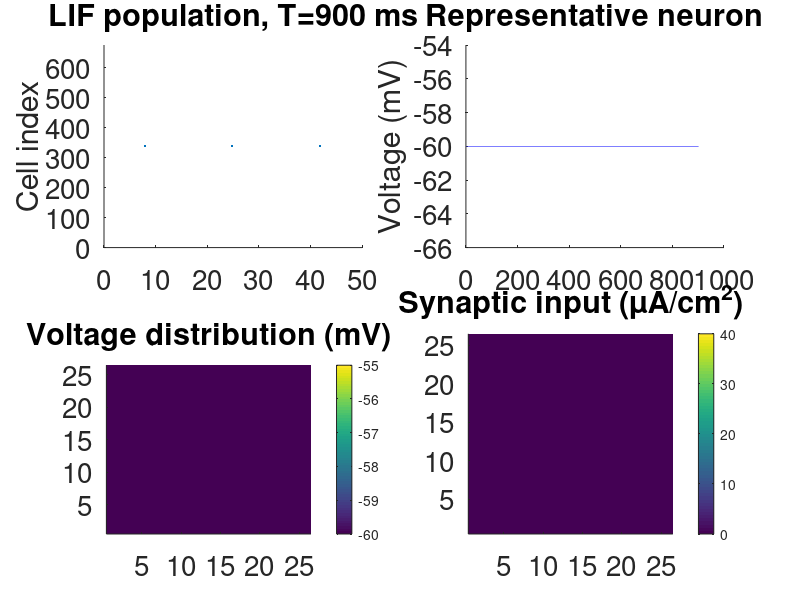

Recreate this plot in MATLAB.
%% INTEGRATION PARAMETERS
clear;       % remove previous varibles
close all;

T=1000;        % total time, mS
dt=0.01;     % time step, ms

%time=(1:1:(T/dt)).*dt;      % TIME VECTOR
Df=1/dt;            % Delta function approximation

Tframe=0;    % movie
dTframe=100; % ms
frame=100;

figure('units','normalized','outerposition',[0 0 0.8 0.8]); % show figure window
%%

%% NETWORK PARAMETERS
N=676;        % Number of neurons
%%

%% CONNECTIVITY
gEE_mean=10;  % mA/cm^2 (current synapses)  # 37
tau_EE=5;      % ms, AMPA 5.4

load('A_676.mat')

S_EE=A*gEE_mean;    % connectivity matrix

% Representative cell
repr=round(N/2);             % number of representative neuron

%%

%% NEURON PARAMETERS
taum=10;        % muF/cm^2
R=1;            % K Ohm
VL=-60;         % mV
Vreset=-60;     % -6
VT=-55;         % mV, threshold for spike
t_ref=10;        % refractory period, ms

%%

%% STIMULATION
IN(1:N)=0;          % mA/cm^2

% stimulated neuron
%stim_1=randperm(N,10);
%stim_1=(350:375);          % (325:375)
%stim_1=datasample(find(sum(A)==1),7);    % pick up receptor neurons
stim_1=339;                % central neuron

stim_2=(320:345);          % critical
stim_3=randperm(N,10);
stim_4=randperm(N,10);

IN(stim_1)=0;        % mA/cm^2
IN(stim_2)=0;        % mA/cm^2
IN(stim_3)=0;        % mA/cm^2
IN(stim_4)=0;        % mA/cm^2

ts1_start=1;         % start of first stimuli
ts1_end=51;          % end of first stimuli

ts2_start=1000;       % start of second stimuli
ts2_end=1100;         % end of second stimuli

ts3_start=500;       % start of third stimuli
ts3_end=520;         % end of third stimuli

ts4_start=750;       % start of third stimuli
ts4_end=770;         % end of third stimuli

%}
%%

%% ICs
%Constant ICs
V(1:N)=VL;   % mV
%V(1:N)=random('Normal',VL,10,1,N);

V_repr=zeros(1); % mV

% SYNAPTIC VARIABLES
I_EE=zeros(N,1);

% FIRINGS
firings=[];           % spike timings
fired=[];             % indexes of spikes fired at t
V_sp=50*ones(N,1);    % vector of times of elements that did not spike

fired_delta(1:N)=0;   % vector of fired delta-function
%%

%% TIME INTEGRATION LOOP
for t=1:1:round(T/dt)

% Stimulation

if t*dt>ts1_start
    if t*dt<ts1_end
       IN(stim_1)=10;
    else
        IN(stim_1)=0;
    end
end

IN_stim(t)=IN(stim_1(1));

%{

if t*dt>ts2_start
   if t*dt<ts2_end
       IN(stim_2)=10;
   else
       IN(stim_2)=0;
   end   
end

%

if t*dt>ts3_start
   if t*dt<ts3_end
       IN(stim_3)=10;
   else
       IN(stim_3)=0;
   end   
end

if t*dt>ts4_start
   if t*dt<ts4_end
       IN(stim_4)=10;
   else
       IN(stim_4)=0;
   end   
end

%}


% Synaptic variable
I_EE=(-I_EE/tau_EE + Df.*sum(S_EE(:,fired),2) )*dt + I_EE;

% Voltage
dVdt=1/taum*(-R.*(V-VL) +IN +I_EE');
V=dVdt*dt + V;


% Representative cell
V_repr(t)=V(repr);
I_repr_ext(t)=IN(repr);
I_repr_EE(t)=I_EE(repr);

if t>1
if V_repr(t)>=VT
    V_repr(t-1)=10;     % add stick to the repr neuron
end
end

% FIRINGS Proccessing
fired=[];
fired=find(V>=VT);
V(fired)=Vreset;

% refractory period
V_sp=V_sp + dt;                               
V_sp(fired)=0;
V(find(V_sp<t_ref))=Vreset;          

t_fired(1:length(fired))=t;

if isrow(fired)==0
     fired=fired';
end

if isrow(t_fired)==0
     t_fired=t_fired';
end
    
spikes=horzcat(t_fired',fired');   
firings=vertcat(firings,spikes);

t_fired=[];
spikes=[];

fired_delta(:)=0;           % vector of current delta functions of all neurons
fired_delta(fired)=Df;      

%%

%% FINAL PLOT / ONLINE PLOT

if (t-1)*dt==Tframe
    
subplot(2,2,1);
if isempty(firings)==0
plot(firings(:,1)*dt,firings(:,2),'.','MarkerSize',5);
end

ylabel('Cell index');
ylim([0 N]);
set(gca,'FontSize',20);             % set the axis with big font
title(sprintf('LIF population, T=%d ms',round(Tframe)));
set(gca,'FontSize',20);             % set the axis with big font
box off;

subplot(2,2,2);
plot((1:t)*dt,V_repr);
ylabel('Voltage (mV)');
set(gca,'FontSize',20);             % set the axis with big font
title('Representative neuron');
set(gca,'FontSize',20);             % set the axis with big font
box off;

subplot(2,2,3);
imagesc((reshape(V,sqrt(N),sqrt(N)))',[Vreset VT]); % Voltage distribution
set(gca,'Ydir','normal');
set(gca,'FontSize',20);             % set the axis with big font
title('Voltage distribution (mV)');
colorbar;
box off;

subplot(2,2,4);
imagesc((reshape((IN +I_EE'),sqrt(N),sqrt(N)))',[0 gEE_mean*4]); % Voltage distribution
set(gca,'Ydir','normal');
set(gca,'FontSize',20);             % set the axis with big font
colorbar;
title('Synaptic input (\muA/cm^2)');
box off;

%%

MOV(frame)=getframe(gcf);

frame=frame+1;          % counter for the movie
Tframe=Tframe + dTframe;
%%

end

end

% Save the movie
%movie2avi(MOV,'LIF_net.avi','fps',10,'quality',1);

